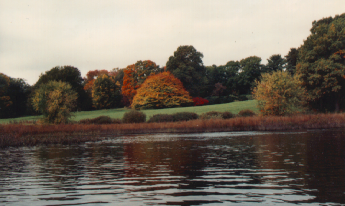
#> input picture Week 3/Exercises/cvai-ex-sw03-1/autumn.png, 345 x 206 px
$ jupyter execute dct.ipynb
#> lines starting #> are read from the running program, lines starting #| are printed output that depends on the picture; long printed decimals are rounded
# Demo: Diskrete Kosinus-Transformation

Abkürzung: DCT = Discrete Cosine Transformation

## Bibliotheken

[cell 1]
import numpy as np
import matplotlib.pyplot as pl
import cv2 as cv

path = '/exchange/cvai/images/'

## Eindimensionale DCT

### Kosinusfunktionen im Intervall $[0,\pi]$

[cell 2]
Farbe = ['red', 'green', 'turquoise', 'blue', 'violet']

[cell 3]
def KosinusKurven (N):
#> called with N = 3
    x = np.linspace (0, np.pi, 1001)
    for n in range (N):
        pl.plot (x, np.cos (n * x), color = Farbe [n])

KosinusKurven (3)
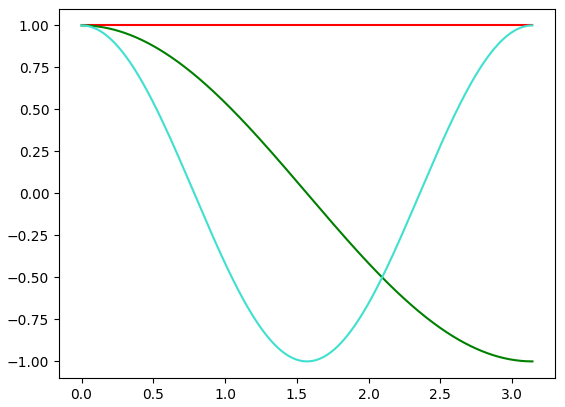
#> figure drawn by matplotlib, 1 panel; curve peaks at x = 0, y = 1; curve peaks at x = 0, y = 1

### Diskrete Kosinusfunktionen

[cell 4]
def KosinusKurvenPunkte (N):
#> called with N = 3
    x1 = np.linspace (0, np.pi, 1001)
    x2 = (2 * np.arange (N) + 1) / (2 * N) * np.pi
    for n in range (N):
        pl.plot (x1, np.cos (n * x1), color = Farbe [n])
        pl.plot (x2, np.cos (n * x2), 'o', color = Farbe [n])

KosinusKurvenPunkte (3)
#> figure, not shown here; curve peaks at x = 0, y = 1

### Kosinustransformation als Matrix

#### Stützstellen

[cell 5]
def DctArgs (N):
    jj = 2 * np.arange (N) + 1
    tt = jj / (2 * N)
    xx = np.pi * tt
    return xx

DctArgs (2)

#### Eine Zeile

[cell 6]
def DctZeile (N, n):
    xx = DctArgs (N)
    return np.cos (n * xx)

print (DctZeile (2, 0))
print (DctZeile (2, 1))

#### Vollständige Matrix

[cell 7]
def DctMatrix (N):
#> called with N = 2
    C = np.zeros ((N, N))
    for n in range (N):
        C [n, :] = DctZeile (N, n)
    C /= np.sqrt (N); C [1:, :] *= np.sqrt (2)
    return C

M = DctMatrix (2)
print (M)

#### Orthogonalität

[cell 8]
print (M.T @ M)

### Transformation angewandt auf eine diskretisierte Funktion

[cell 9]
def Test (f, N):
    x = DctArgs (N)
    y = f (x)
    C = DctMatrix (N)
    print (C @ y)

    xx = np.linspace (0, np.pi, 1001)
    pl.figure (figsize = (10, 5))
    pl.plot (xx, f (xx), color = 'gray', linewidth = 3)
    pl.plot (x, y, 'o', color = 'gray')
    KosinusKurvenPunkte (N)

Test (lambda x: np.cos (1.1 * x) + 0.1, 4)
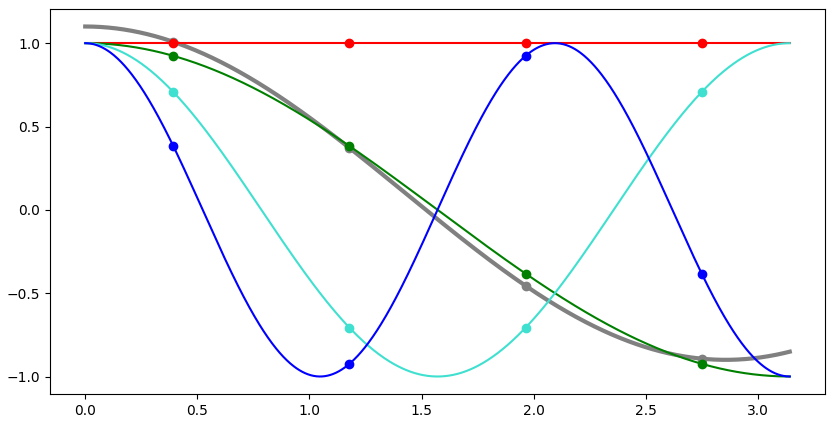
#> figure drawn by matplotlib, 1 panel; curve peaks at x = 0, y = 1.1

## Zweidimensionale DCT

### Eine Basisfunktion aus einem Bild mit einem hellen Pixel

[cell 10]
def EinPixelBild (N, k, l):
    X = np.zeros ((N, N))
    X [k, l] = 1
    return X

def EineBasis (N, k, l):
    X = EinPixelBild (N, k, l)
    C = DctMatrix (N)
    pl.figure (figsize = (10, 5))
    pl.subplot (1, 2, 1); pl.imshow (X, cmap = 'gray')
    pl.subplot (1, 2, 2); pl.imshow (C.T @ X @ C, cmap = 'gray')
    return X

t = EineBasis (8, 3, 2)
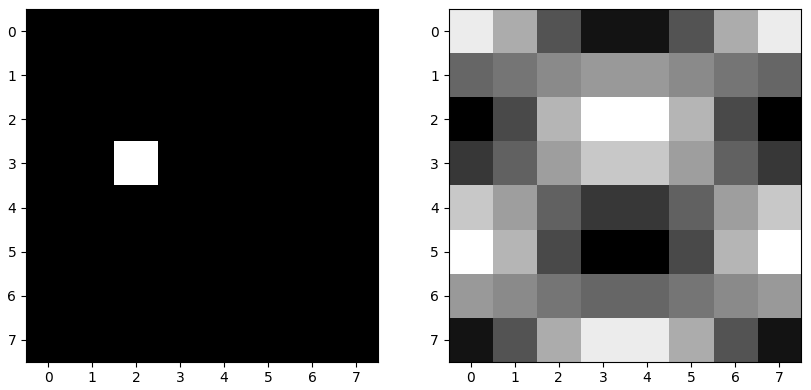
#> figure drawn by matplotlib, 2 panels

### Alle Basisfunktionen

[cell 11]
def AlleBasen (N):
#> called with N = 8
    i = 0
    C = DctMatrix (N)
    for j in range (N):
        for k in range (N):
            i = i + 1
            pl.subplot (N, N, i)
            X = EinPixelBild (N, j, k)
            pl.imshow (C.T @ X @ C, cmap = 'gray')

pl.figure (figsize = (10, 10))
AlleBasen (8)
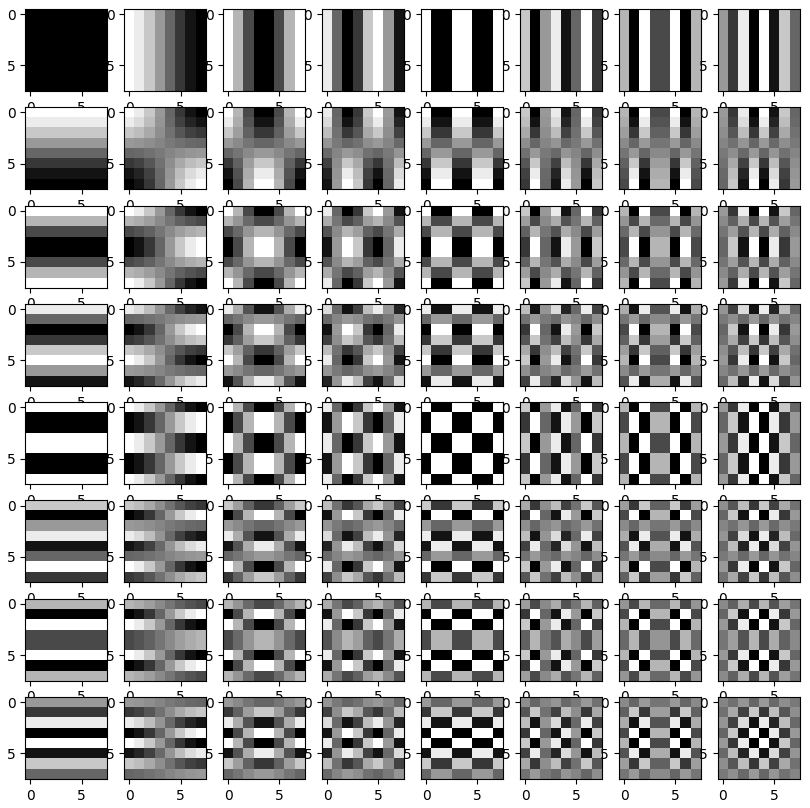
#> figure drawn by matplotlib, 64 panels

## Anwendung: Bildkompression

### Bildquelle

https://breckon.org/fundipbook/materials/

### Bild einlesen und darstellen

[cell 12]
X = cv.imread ('autumn.png')
#> X is the input picture: shape (206, 345, 3); mean B, G, R 98.9, 110.2, 119.7
X = cv.cvtColor (X, cv.COLOR_BGR2GRAY)
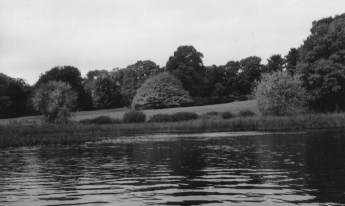
#> X: shape (206, 345); min 19, max 239, mean 111.7

[cell 13]
pl.imshow (X, cmap = 'gray')

### Information zu einem Bild ausgeben

[cell 14]
def info (im):
    print ('shape:', im.shape, '/ min:', np.min (im), '/ max:', np.max (im))
#| shape: (206, 345) / min: 19 / max: 239

[cell 15]
info (X)

### Intensitäten "verschieben"

[cell 16]
Min = np.min (X)
#> Min = 19
Max = np.max (X)
#> Max = 239
X1 = 1.0 * (X - Min) / (Max - Min) - 0.0
info (X1)
#| shape: (206, 345) / min: 0.0 / max: 1.0

### Bild in den Frequenzraum transformieren

#### Transformationsmatrizen

[cell 17]
M, N = X1.shape
#> M = 206; N = 345
CM = DctMatrix (M)
#> after the loop in DctMatrix (call 5), `for n in range (N):`:
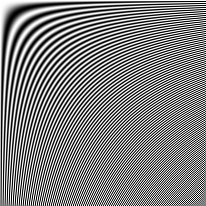
#> C: shape (206, 206) float64; min -1, max 1, mean 0.00485; drawn with min black and max white
CN = DctMatrix (N)
#> after the loop in DctMatrix (call 6), `for n in range (N):`:
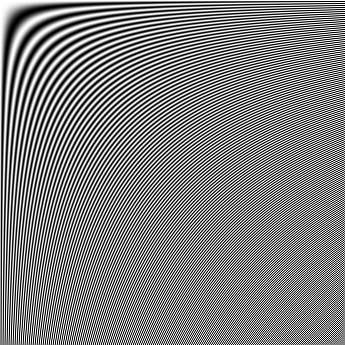
#> C: shape (345, 345) float64; min -1, max 1, mean 0.0029; drawn with min black and max white
info (CM)
#| shape: (206, 206) / min: -0.09853 / max: 0.09853
#| shape: (345, 345) / min: -0.07614 / max: 0.07614
info (CN)

#### Transformation durchführen

[cell 18]
Y1 = CM @ X1 @ CN.T
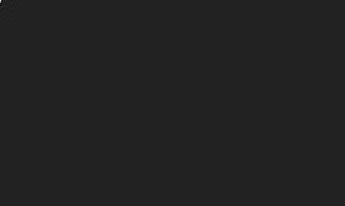
#> Y1: shape (206, 345) float64; min -17.62, max 112.4, mean 0; drawn with min black and max white
info (Y1)
#| shape: (206, 345) / min: -17.615 / max: 112.365

#### Test: Rücktransformation

[cell 19]
tmp = CM.T @ Y1 @ CN
info (tmp)
#| shape: (206, 345) / min: -9.548165425088473e-15 / max: 1.000

#### Hohe Frequenzen "abschneiden"

[cell 20]
Y2 = np.copy (Y1)
Y2 [30:, 30:] = 0
info (Y2)
#| shape: (206, 345) / min: -17.615 / max: 112.365

#### Bild mit abgeschnittenen Frequenzen rücktransformieren

[cell 21]
Z2 = CM.T @ Y2 @ CN
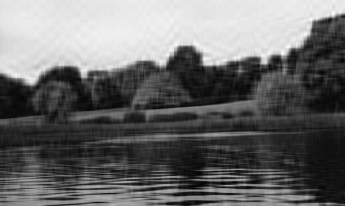
#> Z2: shape (206, 345) float64; min -0.0399, max 1.06, mean 0.421; drawn with min black and max white
info (X1)
#| shape: (206, 345) / min: 0.0 / max: 1.0
#| shape: (206, 345) / min: -0.03987 / max: 1.061
info (Z2)

#### Ursprüngliches und komprimiertes Bild darstellen

[cell 22]
pl.figure (figsize = (14, 7))
pl.subplot (1, 3, 1); pl.imshow (X1, cmap = 'gray')
info (X1)
#| shape: (206, 345) / min: 0.0 / max: 1.0
#| shape: (206, 345) / min: -0.03987 / max: 1.061
#| shape: (206, 345) / min: -0.3065 / max: 0.3471
pl.subplot (1, 3, 2); pl.imshow (Z2, cmap = 'gray')
info (Z2)
pl.subplot (1, 3, 3); pl.imshow (X1 - Z2, cmap = 'gray')
info (X1 - Z2)
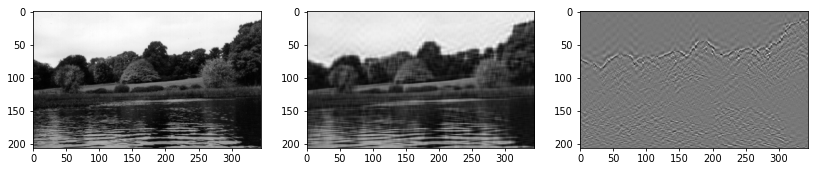
#> figure drawn by matplotlib, 3 panels
